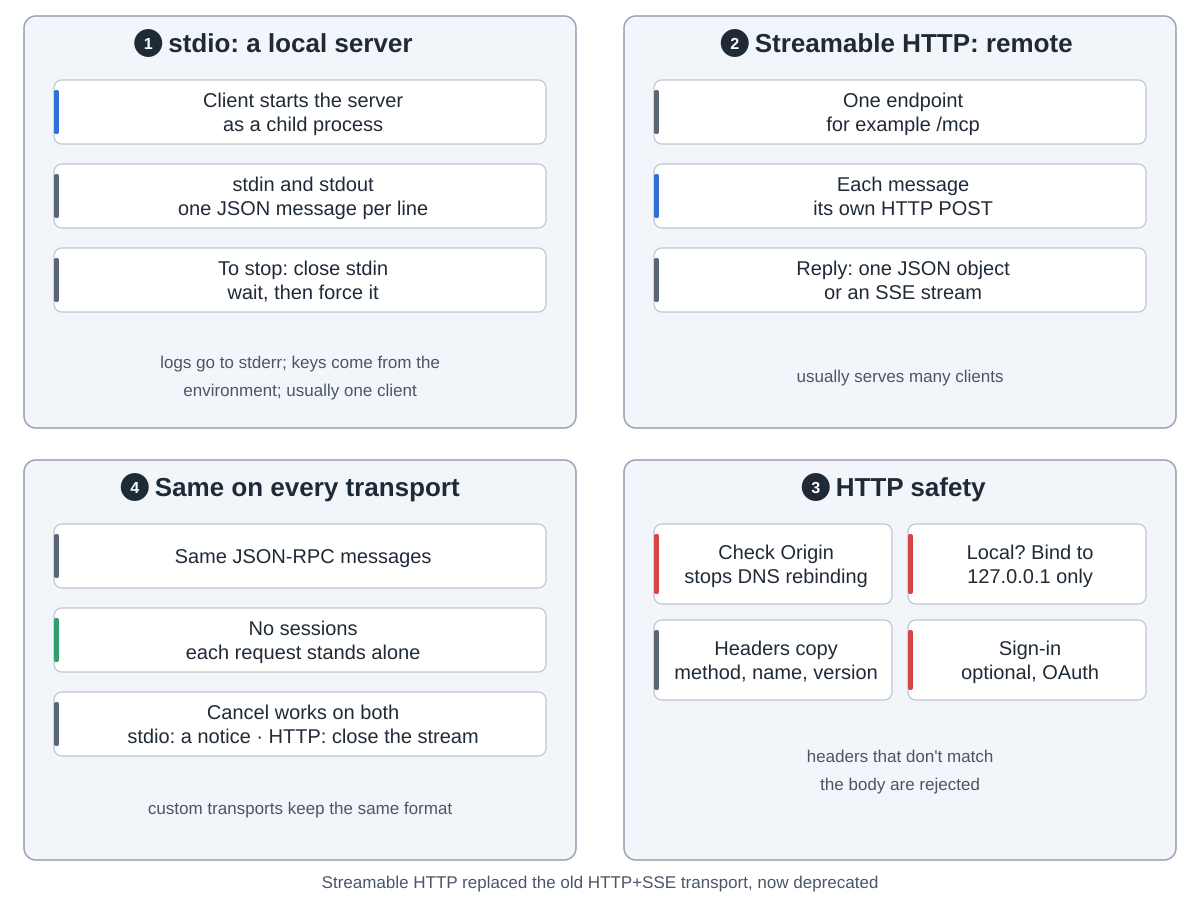

This chart was generated by the following Python code:
"""MCP's two transports: stdio for local servers, Streamable HTTP for remote ones.  Drawn from
https://modelcontextprotocol.io/docs/learn/architecture (Participants, Transport layer) and
https://modelcontextprotocol.io/specification/2026-07-28/basic/transports/index (binding, Cancellation,
Custom Transports), .../basic/transports/stdio (subprocess, newline framing, stderr, Shutdown) and
.../basic/transports/streamable-http (MCP endpoint, POST, JSON or SSE, Security & Endpoint,
Request Metadata, Server Validation), .../basic/index (Statelessness, Auth).
Protocol version 2026-07-28, read 2026-10-05.  Run: python3 transports.py

Snake order: 1 stdio, local (top left) -> 2 Streamable HTTP, remote (top right) ->
3 HTTP safety (bottom right) -> 4 what is the same on every transport (bottom left)."""
import sys
from pathlib import Path

sys.path.insert(0, str(Path(__file__).resolve().parents[2] / "tools"))
from archdiagram import Diagram  # noqa: E402

L, R, W = 24, 624, 552
T1, H1 = 16, 412
T2, H2 = 460, 400


def grid(x, top, cards, h=80, gap=16, y0=64):
    """Two columns of cards, filled row by row."""
    for i, (lbl, kind) in enumerate(cards):
        d.card(x + 30 + (i % 2) * 254, top + y0 + (i // 2) * (h + gap), lbl, kind, w=238, h=h)


def col(x, top, cards, h=64, gap=20, y0=64):
    """One column of wide cards, top to bottom."""
    for i, (lbl, kind) in enumerate(cards):
        d.card(x + 30, top + y0 + i * (h + gap), lbl, kind, w=492, h=h)


d = Diagram("MCP transports",
            "1 stdio, for a local server: the client starts the server as a child process; they talk over stdin "
            "and stdout, one JSON message per line; to stop, the client closes stdin, waits, then forces the "
            "process to quit. Logs go to stderr, credentials come from the environment, and it usually serves one client. "
            "2 Streamable HTTP, for a remote server: one endpoint such as /mcp; each message is its own HTTP POST; "
            "the reply is one JSON object or an SSE stream. It usually serves many clients. "
            "3 HTTP safety: servers check the Origin header against DNS rebinding, bind to 127.0.0.1 when local, "
            "and require headers that copy the method, name and version, which must match the body. Sign-in is "
            "optional and uses OAuth. "
            "4 The same on every transport: the same JSON-RPC messages, no sessions; cancelling works on both, by a notice on "
            "stdio or by closing the stream on HTTP. Custom transports must keep the same message format.")

d.group(L, T1, W, H1, "stdio: a local server", 1)
col(L, T1, [("Client starts the server|as a child process", "coding"),
            ("stdin and stdout|one JSON message per line", "data"),
            ("To stop: close stdin|wait, then force it", "data")])
d.note(L + W / 2, T1 + 352, "logs go to stderr; keys come from the")
d.note(L + W / 2, T1 + 380, "environment; usually one client")

d.group(R, T1, W, H1, "Streamable HTTP: remote", 2)
col(R, T1, [("One endpoint|for example /mcp", "data"),
            ("Each message|its own HTTP POST", "coding"),
            ("Reply: one JSON object|or an SSE stream", "data")])
d.note(R + W / 2, T1 + 366, "usually serves many clients")

d.group(R, T2, W, H2, "HTTP safety", 3)
grid(R, T2, [("Check Origin|stops DNS rebinding", "review"), ("Local? Bind to|127.0.0.1 only", "review"),
             ("Headers copy|method, name, version", "data"), ("Sign-in|optional, OAuth", "review")])
d.note(R + W / 2, T2 + 302, "headers that don't match")
d.note(R + W / 2, T2 + 330, "the body are rejected")

d.group(L, T2, W, H2, "Same on every transport", 4)
col(L, T2, [("Same JSON-RPC messages", "data"), ("No sessions|each request stands alone", "plan"),
            ("Cancel works on both|stdio: a notice · HTTP: close the stream", "data")])
d.note(L + W / 2, T2 + 354, "custom transports keep the same format")

d.note(600, 888, "Streamable HTTP replaced the old HTTP+SSE transport, now deprecated")

d.save(Path(__file__).with_name("transports.svg"))
